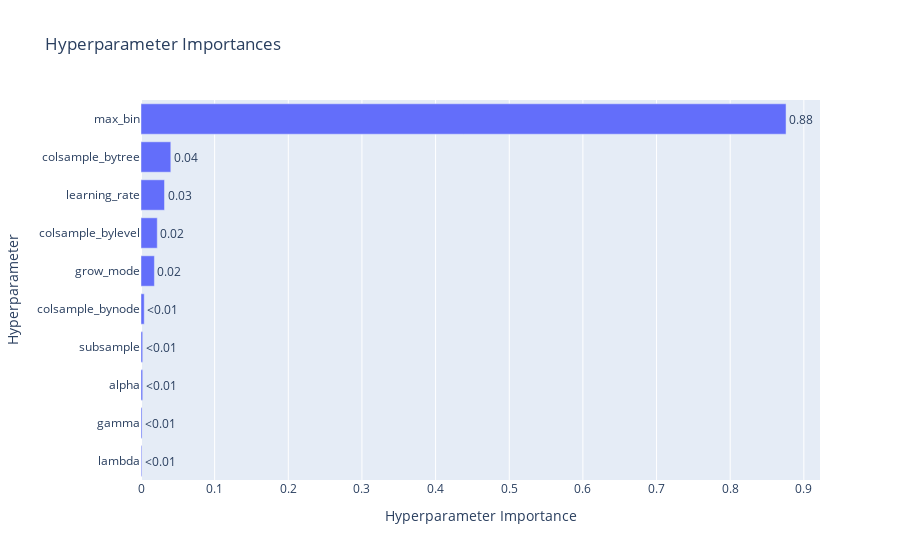

Notebook cell for this chart:
### Code cell
# Plot Optuna's idea of the importance of each of the parameters
ov.plot_param_importances(study)

### Figure 1 — Plotly figure (JSON) as saved in the notebook; plotly's stock layout.template omitted (floating-point values rounded to 4 significant figures)
{"data": [{"cliponaxis": false, "hovertemplate": ["lambda (FloatDistribution): 0.001092233989289761<extra></extra>", "gamma (FloatDistribution): 0.0014237019178364428<extra></extra>", "alpha (FloatDistribution): 0.0022892837844736206<extra></extra>", "subsample (FloatDistribution): 0.0022948369034371022<extra></extra>", "colsample_bynode (FloatDistribution): 0.0043861675053286486<extra></extra>", "grow_mode (CategoricalDistribution): 0.01820899734106172<extra></extra>", "colsample_bylevel (FloatDistribution): 0.022071969105992295<extra></extra>", "learning_rate (FloatDistribution): 0.03192505652190496<extra></extra>", "colsample_bytree (FloatDistribution): 0.04047181859313803<extra></extra>", "max_bin (CategoricalDistribution): 0.8758359343375373<extra></extra>"], "name": "Objective Value", "orientation": "h", "text": ["<0.01", "<0.01", "<0.01", "<0.01", "<0.01", "0.02", "0.02", "0.03", "0.04", "0.88"], "textposition": "outside", "type": "bar", "x": [0.001092, 0.001424, 0.002289, 0.002295, 0.004386, 0.01821, 0.02207, 0.03193, 0.04047, 0.8758], "y": ["lambda", "gamma", "alpha", "subsample", "colsample_bynode", "grow_mode", "colsample_bylevel", "learning_rate", "colsample_bytree", "max_bin"]}], "layout": {"title": {"text": "Hyperparameter Importances"}, "xaxis": {"title": {"text": "Hyperparameter Importance"}}, "yaxis": {"title": {"text": "Hyperparameter"}}}}
